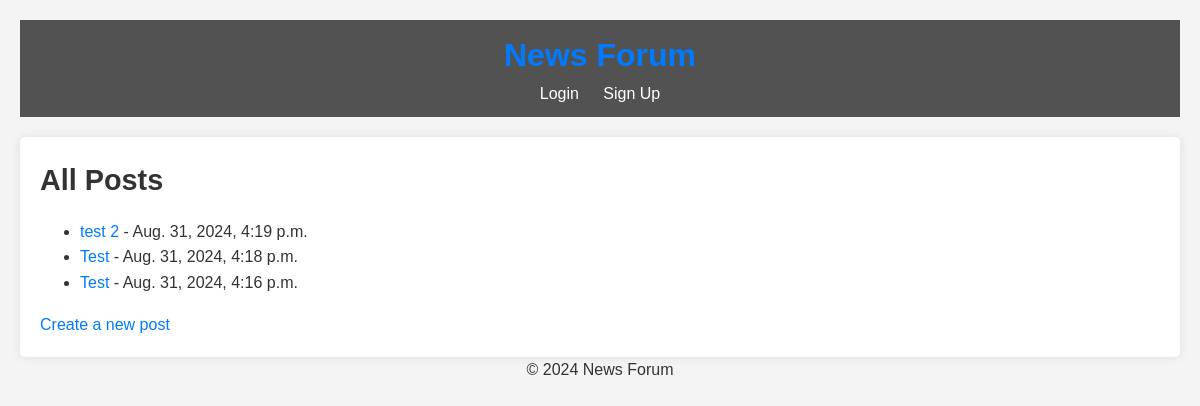
The page / on the database its author committed.
### news/models.py (models this page shows, shortened)
class Post(models.Model):
    title = models.CharField(max_length=200)
    content = models.TextField()
    created_at = models.DateTimeField(auto_now_add=True)
    updated_at = models.DateTimeField(auto_now=True)
    author = models.ForeignKey(User, on_delete=models.CASCADE)
    category = models.ForeignKey(Category, on_delete=models.SET_NULL, null=True)
    upvotes = models.IntegerField(default=0)
    downvotes = models.IntegerField(default=0)

### news/views.py (the view)
# urls.py: path('', views.post_list, name='post_list'),
def post_list(request):
    posts = Post.objects.all().order_by('-created_at')
    return render(request, 'news/post_list.html', {'posts': posts})

### news/templates/news/post_list.html (shortened to what this page needs)
{% extends 'base.html' %}
{% block content %}
    <h1>All Posts</h1>
    <ul>
        {% for post in posts %}
            <li><a href="{% url 'post_detail' post.id %}">{{ post.title }}</a> - {{ post.created_at }}</li>
        {% endfor %}
    </ul>
    <a href="{% url 'post_create' %}">Create a new post</a>
{% endblock %}

### news/static/css/style.css (style rules this page uses)
body, h1, h2, p, a { margin: 0; padding: 0; color: #333; }
body { font-family: Arial, sans-serif; background-color: #f4f4f4; line-height: 1.6; margin: 20px; }
h1 { margin-bottom: 10px; font-size: 1.8em; }
a { color: #007bff; text-decoration: none; }

### rows shown on the page
Post: title "test 2", created_at "Aug. 31, 2024, 4:19 p.m."
Post: title "Test", created_at "Aug. 31, 2024, 4:18 p.m."
Post: title "Test", created_at "Aug. 31, 2024, 4:16 p.m."
